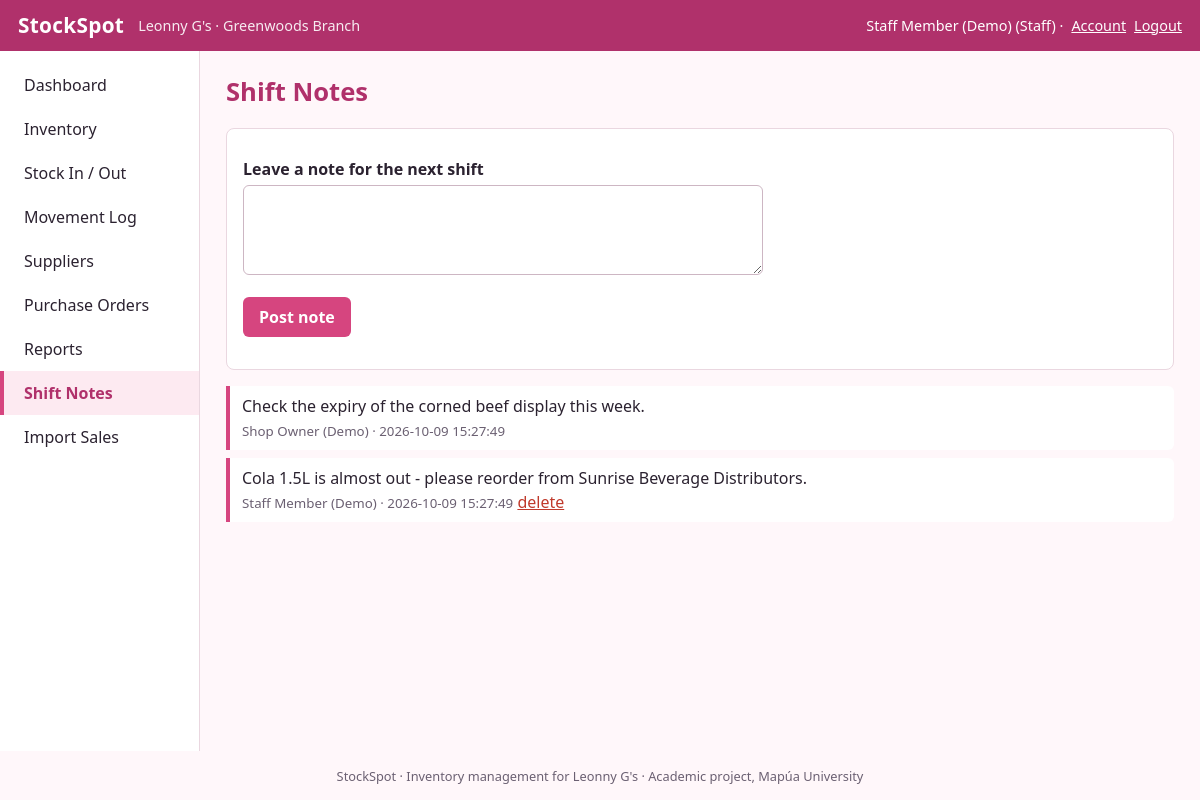
Screenshot of /notes.php (signed in) with the database file from the repository.
### tables this page shows
CREATE TABLE users (
  user_id       INT UNSIGNED AUTO_INCREMENT PRIMARY KEY,
  full_name     VARCHAR(100) NOT NULL,
  username      VARCHAR(50)  NOT NULL UNIQUE,
  password_hash VARCHAR(255) NOT NULL,
  role          ENUM('Owner','Staff') NOT NULL DEFAULT 'Staff',
  is_active     TINYINT(1) NOT NULL DEFAULT 1,
  created_at    TIMESTAMP NOT NULL DEFAULT CURRENT_TIMESTAMP
);

CREATE TABLE shift_notes (
  note_id    INT UNSIGNED AUTO_INCREMENT PRIMARY KEY,
  user_id    INT UNSIGNED NOT NULL,
  note_text  VARCHAR(1000) NOT NULL,
  shift_date DATE NOT NULL,
  created_at TIMESTAMP NOT NULL DEFAULT CURRENT_TIMESTAMP,
  CONSTRAINT fk_note_user FOREIGN KEY (user_id) REFERENCES users(user_id)
);

### includes/auth.php (called while the page is built, shortened)
<?php
function current_user(): ?array { return isset($_SESSION['uid']) ? ['id' => $_SESSION['uid'], 'name' => $_SESSION['name'], 'role' => $_SESSION['role']] : null; }

### includes/helpers.php (called while the page is built, shortened)
<?php
function e($v): string { return htmlspecialchars((string)$v, ENT_QUOTES | ENT_SUBSTITUTE, 'UTF-8'); }

### public/notes.php (the view, shortened to what this page needs)
<?php
$u = require_login();
$pdo = db(); $err = '';
$notes = $pdo->query('SELECT n.*, u.full_name FROM shift_notes n JOIN users u ON u.user_id = n.user_id ORDER BY n.created_at DESC, n.note_id DESC LIMIT 100')->fetchAll();
page_header('Shift Notes', 'notes');
?>
<form method="post" class="stack panel"><?= csrf_field() ?>
<label for="note_text">Leave a note for the next shift</label><textarea id="note_text" name="note_text" rows="3" maxlength="1000" required></textarea>
<p><button class="btn" type="submit">Post note</button></p></form>
<?php foreach ($notes as $n): ?><div class="note"><?= nl2br(e($n['note_text'])) ?><br><small><?= e($n['full_name']) ?> &middot; <?= e($n['created_at']) ?></small>
<?php if ($u['role'] === 'Owner' || (int)$n['user_id'] === $u['id']): ?><form method="post" class="inline" onsubmit="return confirm('Delete this note?')"> <button class="link" style="color:#c0392b" type="submit">delete</button></form><?php endif; ?></div>
<?php endforeach; if (!$notes): ?><p class="empty">No notes yet.</p><?php endif; ?>
<?php page_footer();

### includes/layout.php (shortened to what this page needs)
<?php
function page_header(string $title, string $active = ''): void {
    $u = current_user();
    $nav = [
        'dashboard' => ['dashboard.php', 'Dashboard'],
        'inventory' => ['products.php', 'Inventory'],
        'stock'     => ['stock_move.php', 'Stock In / Out'],
        'movements' => ['movements.php', 'Movement Log'],
        'suppliers' => ['suppliers.php', 'Suppliers'],
        'po'        => ['purchase_orders.php', 'Purchase Orders'],
        'reports'   => ['reports.php', 'Reports'],
        'notes'     => ['notes.php', 'Shift Notes'],
        'import'    => ['import_sales.php', 'Import Sales'],
    ];
    ?><!DOCTYPE html>
<html lang="en"><head>
<link rel="stylesheet" href="assets/style.css">
</head><body>
<header class="top">
  <a class="brand" href="<?= $u ? 'dashboard.php' : 'index.php' ?>"><?= e(APP_NAME) ?></a>
  <span class="store"><?= e(STORE_NAME) ?> &middot; Greenwoods Branch</span>
  <?php if ($u): ?>
  <span class="who"><?= e($u['name']) ?> (<?= e($u['role']) ?>) &middot; <a href="account.php">Account</a>
    <form method="post" action="logout.php" class="inline"><?= csrf_field() ?><button class="link" type="submit">Logout</button></form></span>
  <?php endif; ?>
</header>
<div class="shell">
<?php if ($u): ?>
<nav class="side"><?php foreach ($nav as $k => [$href, $label]): ?>
  <a href="<?= e($href) ?>" class="<?= $k === $active ? 'active' : '' ?>"><?= e($label) ?></a>
<?php endforeach; ?></nav>
<?php endif; ?>
<main class="content">
<h1><?= e($title) ?></h1>
<?php }
function page_footer(): void { ?>
</main></div>
<footer class="foot">StockSpot &middot; Inventory management for Leonny G's &middot; Academic project, Mapúa University</footer>
</body></html>
<?php }

### public/assets/style.css (style rules this page uses)
:root { --pink:#d6457f;--pink-d:#b0316b;--pink-l:#fdeaf1;--pink-m:#f8d7e5;--ink:#2b2230;--mute:#6b6072;--line:#ead7e0;--ok:#2e8b57;--warn:#c77d0a;--bad:#c0392b;--bg:#fff7fa }
* { box-sizing:border-box }
body { margin:0;font-family:system-ui,-apple-system,"Segoe UI",Roboto,Arial,sans-serif;color:var(--ink);background:var(--bg);line-height:1.5 }
a { color:var(--pink-d) }
.top { display:flex;align-items:center;gap:14px;background:var(--pink-d);color:#fff;padding:10px 18px;flex-wrap:wrap }
.top a { color:#fff }
.brand { font-weight:700;font-size:1.3rem;text-decoration:none;letter-spacing:.3px }
.store { opacity:.9;font-size:.9rem }
.who { margin-left:auto;font-size:.9rem;display:flex;gap:8px;align-items:center }
.inline { display:inline }
.link { background:none;border:0;color:#fff;text-decoration:underline;cursor:pointer;font:inherit;padding:0 }
.shell { display:flex;min-height:calc(100vh - 100px) }
.side { width:200px;background:#fff;border-right:1px solid var(--line);padding:12px 0;flex-shrink:0 }
.side a { display:block;padding:10px 20px;text-decoration:none;color:var(--ink);border-left:4px solid transparent }
.side a.active { background:var(--pink-l);border-left-color:var(--pink);color:var(--pink-d);font-weight:600 }
.content { flex:1;padding:22px 26px;min-width:0;max-width:1200px }
h1 { margin:0 0 16px;color:var(--pink-d);font-size:1.6rem }
.panel { background:#fff;border:1px solid var(--line);border-radius:8px;padding:16px;margin-bottom:16px }
.btn,button.btn { display:inline-block;background:var(--pink);color:#fff;border:0;border-radius:6px;padding:8px 16px;font:inherit;font-weight:600;cursor:pointer;text-decoration:none }
form.stack label { display:block;font-weight:600;margin:12px 0 4px }
input[type=text],input[type=password],input[type=number],input[type=date],input[type=search],input[type=file],select,textarea { width:100%;max-width:520px;padding:8px 10px;border:1px solid #cdb6c3;border-radius:6px;font:inherit;background:#fff }
.note { border-left:4px solid var(--pink);background:#fff;padding:8px 12px;margin-bottom:8px;border-radius:0 6px 6px 0 }
.note small { color:var(--mute) }
.foot { text-align:center;color:var(--mute);font-size:.8rem;padding:16px }

### rows the page displays
users: full_name "Staff Member (Demo)"
shift_notes: note_text "Check the expiry of the corned beef display this week.", user.full_name "Shop Owner (Demo)", created_at "2026-10-09 15:27:49"
shift_notes: note_text "Cola 1.5L is almost out - please reorder from Sunrise Beverage Distributors.", user.full_name "Staff Member (Demo)", created_at "2026-10-09 15:27:49"

### other values shown
APP_NAME "StockSpot"
STORE_NAME "Leonny G's"
$u['role'] "Staff"
$label "Dashboard"
$label "Inventory"
$label "Stock In / Out"
$label "Movement Log"
$label "Suppliers"
$label "Purchase Orders"
$label "Reports"
$label "Shift Notes"
$label "Import Sales"
$title "Shift Notes"
